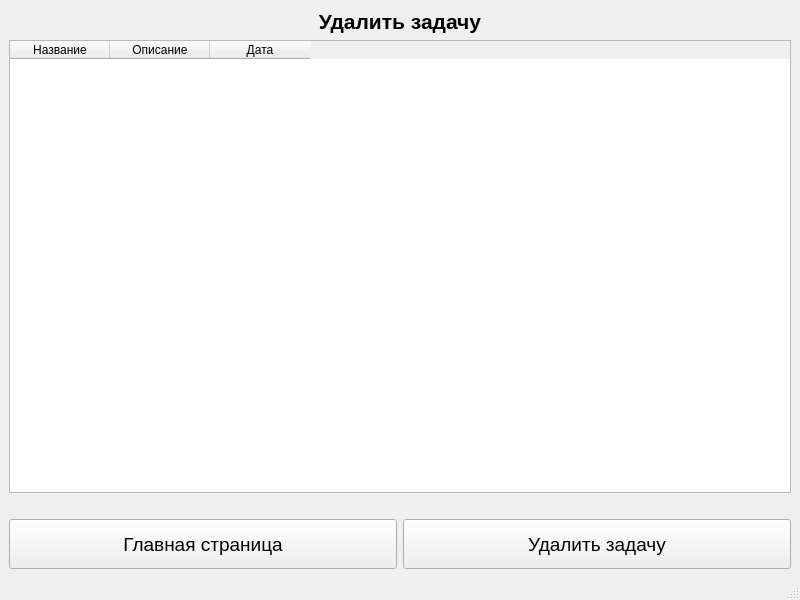
<?xml version="1.0" encoding="UTF-8"?>
<ui version="4.0">
 <class>DeleteWindow</class>
 <widget class="QMainWindow" name="DeleteWindow">
  <property name="geometry">
   <rect>
    <x>0</x>
    <y>0</y>
    <width>800</width>
    <height>600</height>
   </rect>
  </property>
  <property name="windowTitle">
   <string>Удаление задачи</string>
  </property>
  <widget class="QWidget" name="centralwidget">
   <layout class="QVBoxLayout" name="mainLayout">
    <item>
     <widget class="QLabel" name="headerLabel">
      <property name="styleSheet">
       <string>font-size: 16pt; font-weight: bold;</string>
      </property>
      <property name="text">
       <string>Удалить задачу</string>
      </property>
      <property name="alignment">
       <set>Qt::AlignmentFlag::AlignCenter</set>
      </property>
     </widget>
    </item>
    <item>
     <widget class="QTableWidget" name="TasksViewer">
      <property name="columnCount">
       <number>3</number>
      </property>
      <column>
       <property name="text">
        <string>Название</string>
       </property>
      </column>
      <column>
       <property name="text">
        <string>Описание</string>
       </property>
      </column>
      <column>
       <property name="text">
        <string>Дата</string>
       </property>
      </column>
     </widget>
    </item>
    <item>
     <widget class="QLabel" name="isDeleted_text">
      <property name="text">
       <string/>
      </property>
     </widget>
    </item>
    <item>
     <layout class="QHBoxLayout" name="buttonLayout">
      <item>
       <widget class="QPushButton" name="pushButton_toHomePage">
        <property name="minimumSize">
         <size>
          <width>200</width>
          <height>50</height>
         </size>
        </property>
        <property name="styleSheet">
         <string>font-size: 14pt; padding: 10px;</string>
        </property>
        <property name="text">
         <string>Главная страница</string>
        </property>
       </widget>
      </item>
      <item>
       <widget class="QPushButton" name="pushButton_deleteTask">
        <property name="minimumSize">
         <size>
          <width>200</width>
          <height>50</height>
         </size>
        </property>
        <property name="styleSheet">
         <string>font-size: 14pt; padding: 10px;</string>
        </property>
        <property name="text">
         <string>Удалить задачу</string>
        </property>
       </widget>
      </item>
     </layout>
    </item>
   </layout>
  </widget>
  <widget class="QMenuBar" name="menubar">
   <property name="geometry">
    <rect>
     <x>0</x>
     <y>0</y>
     <width>800</width>
     <height>21</height>
    </rect>
   </property>
  </widget>
  <widget class="QStatusBar" name="statusbar"/>
 </widget>
 <resources/>
 <connections/>
</ui>
